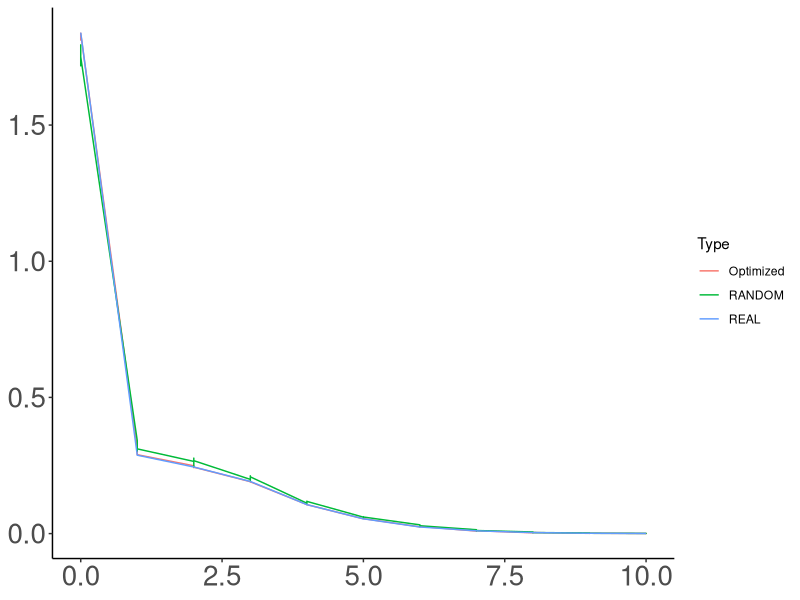
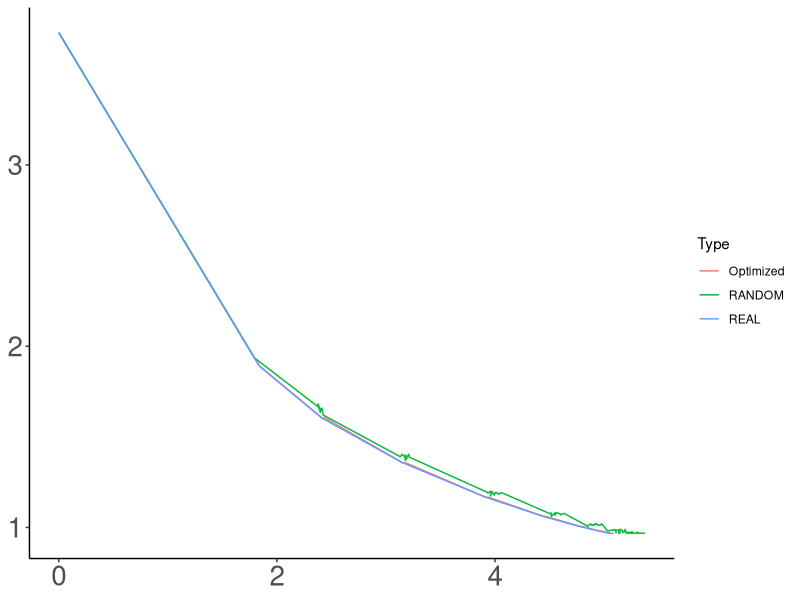
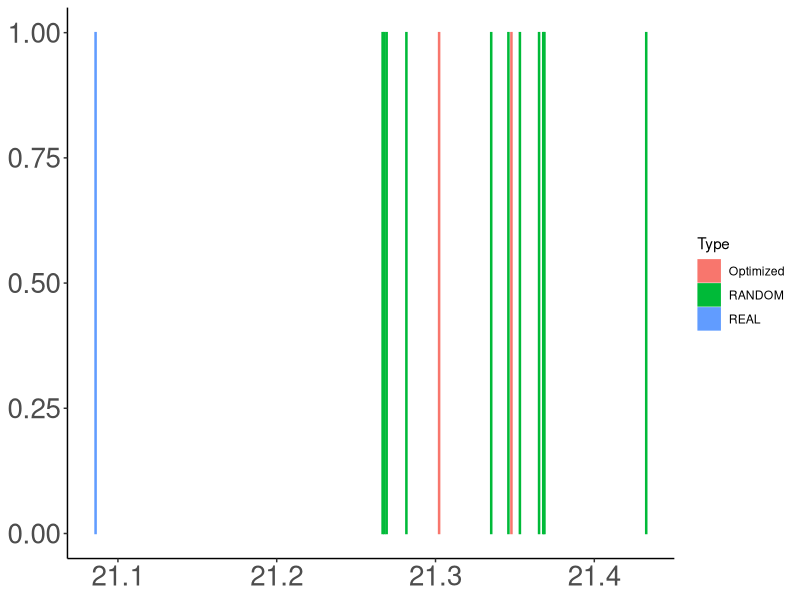

These figures' R source, in order:
data = read.csv("results.tsv", sep="\t")


library(tidyr)
library(dplyr)
library(ggplot2)

data = data %>% filter(Script == "forWords_Sesotho_RandomOrder_FormsWordsGraphemes.py")


data$Type = ifelse(data$Model %in% c("REAL", "RANDOM"), as.character(data$Model), "Optimized")

plot = ggplot(data, aes(x=Distance, y=MI, color=Type)) + geom_line() #size=2)
plot = plot + theme_bw()
plot = plot + theme(axis.title.x=element_blank(), axis.title.y=element_blank(), axis.text = element_text(size=20))
plot = plot + theme(panel.grid.major = element_blank(), panel.grid.minor = element_blank(), panel.background = element_blank()) #, legend.position="none")
plot = plot + theme(axis.line = element_line(colour = "black"),
            panel.grid.major = element_blank(),
                panel.grid.minor = element_blank(),
                panel.border = element_blank(),
                    panel.background = element_blank())
ggsave(plot, file=paste("figures/Sesotho-suffixes-byPhonemes-it.pdf", sep=""), height=4, width=4)



plot = ggplot(data, aes(x=Memory, y=Surprisal, color=Type)) + geom_line() #size=2)
plot = plot + theme_bw()
plot = plot + theme(axis.title.x=element_blank(), axis.title.y=element_blank(), axis.text = element_text(size=20))
plot = plot + theme(panel.grid.major = element_blank(), panel.grid.minor = element_blank(), panel.background = element_blank()) #, legend.position="none")
plot = plot + theme(axis.line = element_line(colour = "black"),
            panel.grid.major = element_blank(),
                panel.grid.minor = element_blank(),
                panel.border = element_blank(),
                    panel.background = element_blank())
ggsave(plot, file=paste("figures/Sesotho-suffixes-byPhonemes-memsurp.pdf", sep=""), height=4, width=4)




data = read.csv("results_auc.tsv", sep="\t")

data = data %>% filter(Script == "forWords_Sesotho_RandomOrder_FormsWordsGraphemes.py")


data$Type = ifelse(data$Model %in% c("REAL", "RANDOM"), as.character(data$Model), "Optimized")

plot = ggplot(data, aes(x=AUC, y=1, color=Type, fill=Type)) + geom_bar(stat="identity") #size=2)
plot = plot + theme_bw()
plot = plot + theme(axis.title.x=element_blank(), axis.title.y=element_blank(), axis.text = element_text(size=20))
plot = plot + theme(panel.grid.major = element_blank(), panel.grid.minor = element_blank(), panel.background = element_blank()) #, legend.position="none")
plot = plot + theme(axis.line = element_line(colour = "black"),
            panel.grid.major = element_blank(),
                panel.grid.minor = element_blank(),
                panel.border = element_blank(),
                    panel.background = element_blank())
ggsave(plot, file=paste("figures/Sesotho-suffixes-byPhonemes-auc.pdf", sep=""), height=4, width=4)


